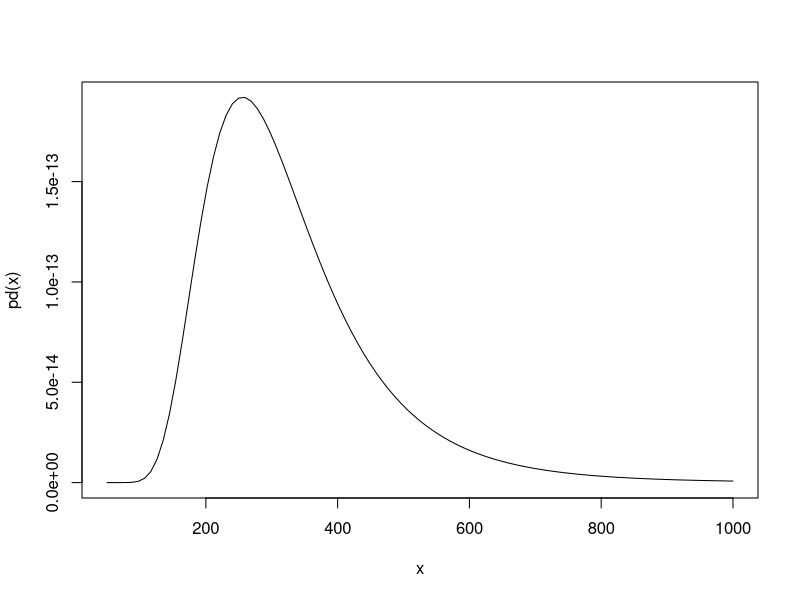

Recreate this plot in R.
LIKE = function(lambda) pexp(100,1/lambda)^3*dexp(100,1/lambda)*
  (pexp(300,1/lambda)-pexp(100,1/lambda))^3*
  dexp(300,1/lambda)*(1-pexp(300,1/lambda))^4

pd <- function(lambda) {
  LIKE(lambda) / lambda
}
#a
curve(pd, from = 50, to = 1000, add = F)
#b
lam <- 50:1000
pdlam <- pd(lam)
pdlam <- pdlam / sum(pdlam)
sum(pdlam * lam)
(sum(pdlam * lam^2) - sum(pdlam * lam)^2)^0.5
#c
sum(pdlam[lam > 300 & lam < 500])